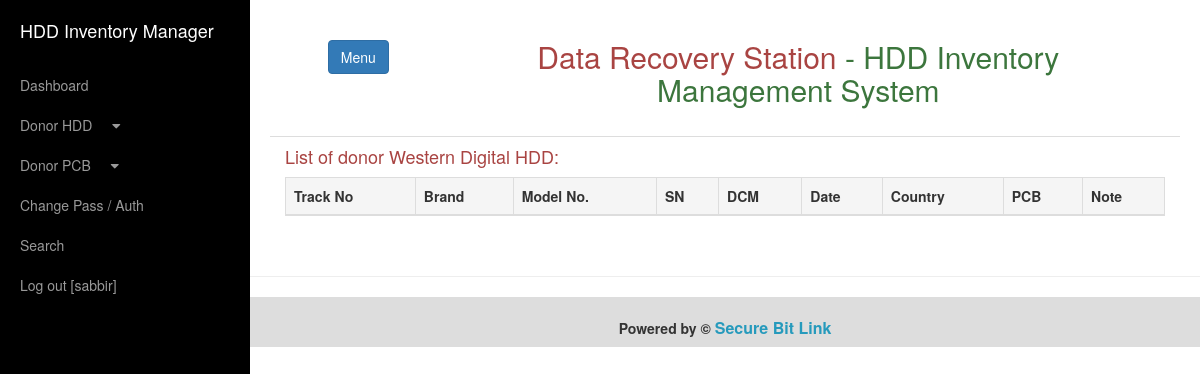
/App/index.php?page_id=hdd-western-digital (signed in), run on an earlier commit of the app's database.
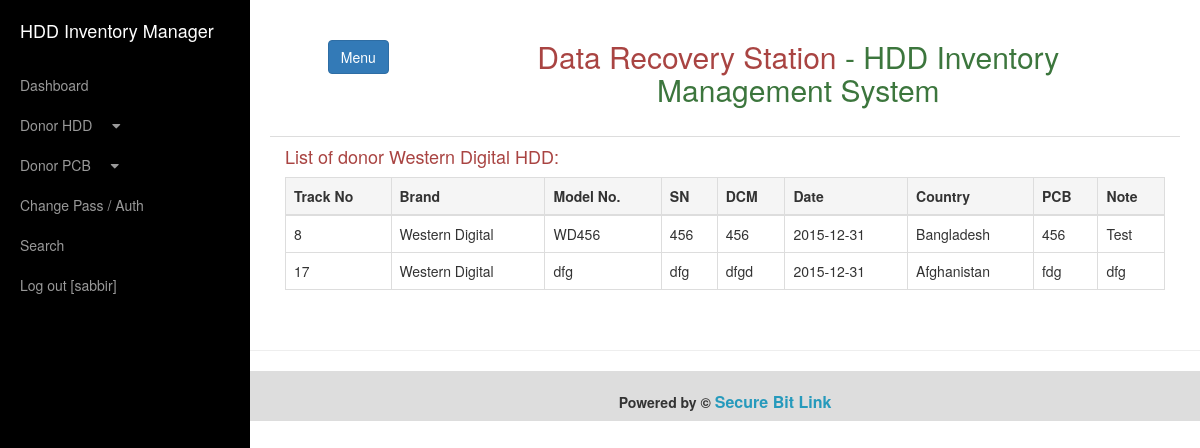
And on a later commit of the database.
### tables this page shows
CREATE TABLE IF NOT EXISTS `donor_hdd_inventory` (
  `ID` int(11) NOT NULL AUTO_INCREMENT,
  `TRACK_NO` int(11) NOT NULL,
  `MODEL_NAME` varchar(100) NOT NULL,
  `MODEL_NO` varchar(50) NOT NULL,
  `DATE` date NOT NULL,
  `COUNTRY` varchar(100) NOT NULL,
  `PCB` varchar(100) NOT NULL,
  `NOTE` text NOT NULL,
  `DTTM` datetime NOT NULL,
  `SYSTEM_DTTM` timestamp NOT NULL DEFAULT CURRENT_TIMESTAMP ON UPDATE CURRENT_TIMESTAMP,
  PRIMARY KEY (`ID`),
  UNIQUE KEY `TRACK_NO` (`TRACK_NO`),
  KEY `MODEL_NAME` (`MODEL_NAME`)
);

CREATE TABLE IF NOT EXISTS `donor_western_digital` (
  `ID` int(11) NOT NULL AUTO_INCREMENT,
  `TRACK_NO` int(11) NOT NULL,
  `SN` varchar(100) NOT NULL,
  `DCM` varchar(100) NOT NULL,
  PRIMARY KEY (`ID`),
  UNIQUE KEY `TRACK_NO` (`TRACK_NO`)
);

### App/security/DrsbdPermission.php (called while the page is built, shortened)
<?php
class DrsbdPermission {
    public function dbConnect(){
        $connect = mysqli_connect("kodaatcom.ipagemysql.com","drshddinventory","Data@Recovery!Station","drshddinventorydb") or die(mysqli_connect_error());
        if (mysqli_connect_error()){
            return flase;
        }
        else
            return $connect;
    }
    public function getUserType(){
        return $_SESSION['userType'];
    }
}
?>

### App/report/hdd/western-digital.php (the view, shortened to what this page needs)
<h4 class="text-danger">List of donor Western Digital HDD:</h4>
<table class="table table-bordered">
    <thead>
    <tr class="active ">
        <th>Track No</th>
        <th>Brand</th>
        <th>Model No.</th>
        <th>SN</th>
        <th>DCM</th>
        <th>Date</th>
        <th>Country</th>
        <th>PCB</th>
        <th>Note</th>
    </tr>
    </thead>
<?php
$result = mysqli_query($permission->dbConnect(), "SELECT * FROM DONOR_HDD_INVENTORY AS D, DONOR_WESTERN_DIGITAL AS WD
          WHERE D.MODEL_NAME='Western Digital' AND D.TRACK_NO=WD.TRACK_NO ORDER BY D.TRACK_NO ASC ");
if(mysqli_num_rows($result)){
    if( ($permission->getUserType() == "ADMIN") || ($permission->getUserType() == "SUPER_ADMIN") ){
        while($data = mysqli_fetch_array($result)){
            echo "<tr>
            <td>". $data['TRACK_NO'] ."</td>
            <td>". $data['MODEL_NAME'] ."</td>
            <td>". $data['MODEL_NO'] ."</td>
            <td>". $data['SN'] ."</td>
            <td>". $data['DCM'] ."</td>
            <td>". $data['DATE'] ."</td>
            <td>". $data['COUNTRY'] ."</td>
            <td>". $data['PCB'] ."</td>
            <td>". $data['NOTE'] ."</td>
            <td><a href='index.php?page_id=hdd_edit&id=". $data['TRACK_NO'] ."'>Edit</a>&nbsp;<a href='index.php?page_id=hdd_delete&id=". $data['TRACK_NO'] ."'>Delete</a></td>
        </tr>";
        }
    }
    else{
        while($data = mysqli_fetch_array($result)){
            echo "<tr>
            <td>". $data['TRACK_NO'] ."</td>
            <td>". $data['MODEL_NAME'] ."</td>
            <td>". $data['MODEL_NO'] ."</td>
            <td>". $data['SN'] ."</td>
            <td>". $data['DCM'] ."</td>
            <td>". $data['DATE'] ."</td>
            <td>". $data['COUNTRY'] ."</td>
            <td>". $data['PCB'] ."</td>
            <td>". $data['NOTE'] ."</td>
        </tr>";
        }
    }
}
echo "</table>";?>

### App/index.php (shortened to what this page needs)
<?php
require "security/DrsbdPermission.php";
$permission = new DrsbdPermission();
$permission->getUserType();
if($permission->validateLogin()){
    $permission->continuingAccess();
}
else{
    $permission->redirectToLogin();
    exit;
}
if(isset($_GET['page_id']))
    $page_id = $_GET['page_id'];
?>
<!DOCTYPE html>
<html lang="en">
<head>
    <link href="include/css/bootstrap.min.css" rel="stylesheet">
    <link href="include/css/simple-sidebar.css" rel="stylesheet">
    <link href="include/font-awesome-4.1.0/css/font-awesome.min.css" rel="stylesheet" type="text/css">
</head>
<body>
    <div id="wrapper">
        <div id="sidebar-wrapper">
            <ul class="sidebar-nav">
                <li class="sidebar-brand">
                    <a href="index.php">
                        HDD Inventory Manager
                    </a>
                </li>
                <li>
                    <a href="index.php">Dashboard</a>
                </li>
                <li>
                    <a href="javascript:;" data-toggle="collapse" data-target="#demo1">Donor HDD<i class="fa fa-fw fa-caret-down"></i></a>
                </li>
                <li>
                    <a href="javascript:;" data-toggle="collapse"  data-target="#demo2">Donor PCB<i class="fa fa-fw fa-caret-down"></i></a>
                </li>
                <li >
                    <a href="index.php?page_id=changePassAuth">Change Pass / Auth</a>
                </li>
                <li >
                    <a href="index.php?page_id=search">Search</a>
                </li>
                <li >
                    <a href="index.php?page_id=logout">
                        Log out [<?php echo $_SESSION['username']; ?>]
                    </a>
                </li>
            </ul>
        </div>
        <div id="page-content-wrapper">
            <div class="container-fluid">
                <div class="row">
                    <div class="col-md-12 col-sm-12 col-lg-12">
                        <div class="col-md-12 col-sm-12 col-lg-2 text-center">
                            <div style="margin-top: 20px">
                                <a href="#menu-toggle" class="btn btn-primary" id="menu-toggle">Menu</a>
                            </div>
                        </div>
                        <div class="col-md-12 col-sm-12 col-lg-10 text-center">
                            <h2 class="text-center text-success" ><span class="text-danger">Data Recovery Station</span> - HDD Inventory Management System</h2>
                        </div>
                    </div>
                    <div class="col-lg-12">
                        <br/>
                    </div>
                    <div class="col-lg-12" style="background-color: #dddddd"></div>
                    <br/>
                    <div class="col-lg-12">
                        <?php
                        if(isset($page_id)){
                            if($page_id == "hdd")
                                include "form/hdd-inventory.php";
                            elseif($page_id == "hdd-western-digital")
                                include "report/hdd/western-digital.php";
                            elseif($page_id == "hdd-seagate")
                                include "report/hdd/seagate.php";
                            elseif($page_id == "hdd-samsung")
                                include "report/hdd/samsung.php";
                            elseif($page_id == "hdd-hitachi-ibm")
                                include "report/hdd/hitachi-ibm.php";
                            elseif($page_id == "hdd-fujitsu")
                                include "report/hdd/fujitsu.php";
                            elseif($page_id == "hdd-toshiba")
                                include "report/hdd/toshiba.php";
                            elseif($page_id == "pcb")
                                include "form/pcb-inventory.php";
                            elseif($page_id == "pcb-western-digital")
                                include "report/pcb/western-digital.php";
                            elseif($page_id == "pcb-seagate")
                                include "report/pcb/seagate.php";
                            elseif($page_id == "pcb-samsung")
                                include "report/pcb/samsung.php";
                            elseif($page_id == "pcb-hitachi-ibm")
                                include "report/pcb/hitachi-ibm.php";
                            elseif($page_id == "pcb-fujitsu")
                                include "report/pcb/fujitsu.php";
                            elseif($page_id == "pcb-toshiba")
                                include "report/pcb/toshiba.php";
                            elseif($page_id == "search")
                                include "search/search.php";
                            elseif($page_id == "pcb_edit")
                                include "form/pcb-inventory_edit.php";
                            elseif($page_id == "hdd_edit")
                                include "form/hdd-inventory_edit.php";
                            elseif($page_id == "pcb_delete")
                                include "form/pcb-inventory_delete.php";
                            elseif($page_id == "hdd_delete")
                                include "form/hdd-inventory_delete.php";
                            elseif($page_id == "create"){
                                include "form/create-user.php";
                            }
                            elseif($page_id=="changePassAuth")
                                include "form/change-password-authentication.php";
                            elseif($page_id=="userDelete")
                                include "form/user_delete.php";
                            elseif($page_id=="reset")
                                include "form/user_reset.php";
                            elseif($page_id=="result")
                                include "search/result.php";
                            elseif($page_id=="hdd-list")
                            	include "report/hdd-list.php";
                            elseif($page_id=="pcb-list")
                            	include "report/pcb-list.php";
                            else
                                include "report/dashboard.php";
                        }
                        else{
                            include_once "report/dashboard.php";
                        }?>
                    </div>
                </div>
            </div>
        </div>
        <hr/>
        <div class="col-md-12" style="background-color: #dddddd; height: 50px;">
            <div class="col-md-12"> &nbsp;</div>
            <div class="col-md-12 text-center">
                <strong><span>Powered by &copy; <strong><a target="_blank" style="color: #269abc; font-size: 16px; text-decoration: none;" href="http://www.securebitlink.com">Secure Bit Link</a></strong></span></strong>
            </div>
        </div>
    </div>
</body>
</html>

### App/include/css/simple-sidebar.css (style rules this page uses)
#wrapper { padding-left: 0; -webkit-transition: all 0.5s ease; -moz-transition: all 0.5s ease; -o-transition: all 0.5s ease; transition: all 0.5s ease; }
#sidebar-wrapper { z-index: 1000; position: fixed; left: 250px; width: 0; height: 100%; margin-left: -250px; overflow-y: auto; background: #000; -webkit-transition: all 0.5s ease; -moz-transition: all 0.5s ease; -o-transition: all 0.5s ease; transition: all 0.5s ease; }
#page-content-wrapper { width: 100%; padding: 15px; }
.sidebar-nav { position: absolute; top: 0; width: 250px; margin: 0; padding: 0; list-style: none; }
.sidebar-nav li { text-indent: 20px; line-height: 40px; }
.sidebar-nav li a { display: block; text-decoration: none; color: #999999; }
.sidebar-nav > .sidebar-brand { height: 65px; font-size: 18px; line-height: 60px; }
.sidebar-nav > .sidebar-brand a { color: #999999; }
@media (min-width:768px) { #wrapper { padding-left: 250px; } }
@media (min-width:768px) { #sidebar-wrapper { width: 250px; } }
@media (min-width:768px) { #page-content-wrapper { padding: 20px; } }

What changed in the data, as far as the page shows it:
added donor_hdd_inventory: donor_western_digital.TRACK_NO "8", MODEL_NAME "Western Digital", MODEL_NO "WD456", donor_western_digital.SN "456", donor_western_digital.DCM "456", DATE "2015-12-31", COUNTRY "Bangladesh", PCB "456", NOTE "Test"
added donor_hdd_inventory: donor_western_digital.TRACK_NO "17", MODEL_NAME "Western Digital", MODEL_NO "dfg", donor_western_digital.SN "dfg", donor_western_digital.DCM "dfgd", DATE "2015-12-31", COUNTRY "Afghanistan", PCB "fdg", NOTE "dfg"
